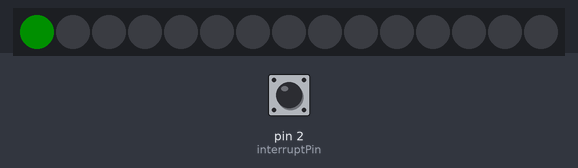
Bench run of a sketch on a simulated Arduino Uno, built with avr-gcc and run on an emulated ATmega328P. Parts: 15 RGB LEDs in strip order, left to right. Inputs (shaded band) come from the test bench; at power-on: pin 2 (interruptPin) HIGH. Dim RGB values are drawn brighter than linear.

Above: at 1.59 s.
At 2.6 s:
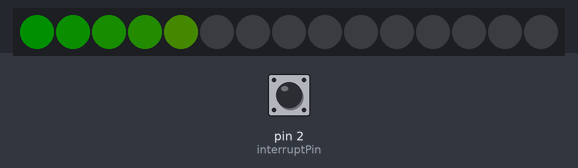
At 3.1 s:
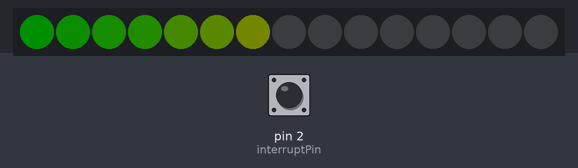
At 5.72 s:
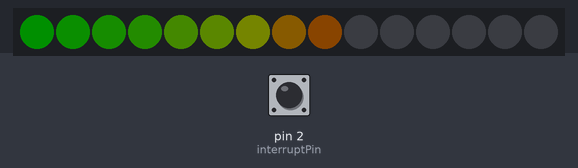
At 11.1 s:
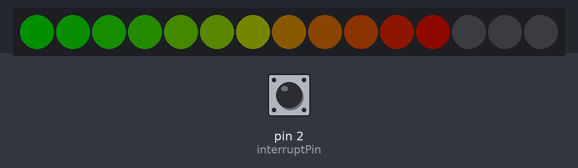
At 16.3 s:
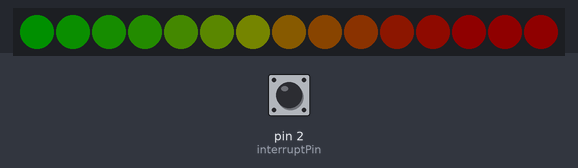

Measured:
- by itself, everything shown: repeats every 15.3 s, in 78 steps
- what the display in image 5 shows lasts 0.6 s, from 16.2 s to 16.8 s

The sketch:

revcounter_v2.ino
```cpp
#include <Adafruit_NeoPixel.h>
#ifdef __AVR__
  #include <avr/power.h>
#endif
#include <avr/io.h>
#define PIN 6

uint8_t wheelArray[15]={85,78,71,64,57,50,43,36,29,22,15,7,0,0,0};
uint32_t colorSet[15];
byte dimFactor=4;
uint8_t whiteVal=100;
uint32_t whiteTriplet;
uint8_t initDelay=50;
signed long loopVal=0;
signed long loopDelay=250000;
uint8_t actRev=0;
uint8_t prevActRev=0;
uint8_t revSim[60]={1,2,3,4,5,6,7,8,9,10,11,12,13,14,15,12,8,9,10,11,12,13,14,15,12,8,9,10,11,12,13,14,15,11,8,9,10,11,12,13,14,15,12,8,9,10,11,12,13,14,15,12,8,9,10,11,12,13,14,15};
bool rising=true;
signed long blinkTime=0;
signed long blinkVal=45000;
const byte interruptPin = 2;

Adafruit_NeoPixel strip = Adafruit_NeoPixel(15, PIN, NEO_GRB + NEO_KHZ800);

void setup()

{
    // This is for Trinket 5V 16MHz, you can remove these three lines if you are not using a Trinket
    //  #if defined (__AVR_ATtiny85__)
    //    if (F_CPU == 16000000) clock_prescale_set(clock_div_1);
    //  #endif
    // End of trinket special code

    //generate the colorSet, uses more memory, but less processing power
  pinMode(interruptPin, INPUT_PULLUP);
  attachInterrupt(digitalPinToInterrupt(interruptPin), ignitionTiming, RISING);

  for(uint8_t i=0;i<15;i++)
  {
      colorSet[i]=dimColor(Wheel(wheelArray[i]));
  }

    whiteTriplet=strip.Color(whiteVal,whiteVal,whiteVal);

    strip.Color(whiteVal,whiteVal,whiteVal);
    strip.begin();
    strip.show(); // Initialize all pixels to 'off'

initScale();

}

void loop()
{
  uint8_t n =0;

  while(n<61){

    if((micros()-loopVal)>loopDelay){

      actRev=revSim[n];

      n++;
      loopVal=micros();

      }

    if(actRev>prevActRev)
    {

      if(prevActRev==11)
      {

        //in case the reset timer has not expired when the transition is made and resetShiftIndicator is not invoked, we reset it here
        strip.setPixelColor(14,0);
        strip.setPixelColor(13,0);
        strip.setPixelColor(12,0);

      }
      strip.setPixelColor(prevActRev,colorSet[prevActRev]);
      strip.show();
      prevActRev++;
      rising=true;

    }
    else if(actRev<prevActRev)
    {

      strip.setPixelColor(prevActRev,0);
      strip.show();
      prevActRev--;
      rising=false;

    }
if(actRev==11&&rising){

    if(((micros()-blinkTime)<blinkVal))
    {

      setShiftIndicator();

    }

      else if((micros()-blinkTime)<2*blinkVal)
    {

      resetShiftIndicator();

    }

      else
    {

      blinkTime=micros();

    }
}

}
}


///useful functions
uint32_t Wheel(byte WheelPos) {
  WheelPos = 255 - WheelPos;
  if(WheelPos < 85) {
    return strip.Color(255 - WheelPos * 3, 0, WheelPos * 3);
  }
  if(WheelPos < 170) {
    WheelPos -= 85;
    return strip.Color(0, WheelPos * 3, 255 - WheelPos * 3);
  }
  WheelPos -= 170;
  return strip.Color(WheelPos * 3, 255 - WheelPos * 3, 0);
}

uint32_t dimColor(uint32_t color)
    {
        uint32_t dimColor = strip.Color(Red(color) >> dimFactor, Green(color) >> dimFactor, Blue(color) >> dimFactor);
        return dimColor;
    }

        // Returns the Red component of a 32-bit color
uint8_t Red(uint32_t color)
    {
        return (color >> 16) & 0xFF;
    }

    // Returns the Green component of a 32-bit color
uint8_t Green(uint32_t color)
    {
        return (color >> 8) & 0xFF;
    }

    // Returns the Blue component of a 32-bit color
uint8_t Blue(uint32_t color)
    {
        return color & 0xFF;
    }


void initScale(){

  strip.setPixelColor(0,whiteTriplet);

  for(uint8_t i=1;i<15;i++)
  {
    strip.setPixelColor(i,whiteTriplet);
    strip.setPixelColor(i-1,colorSet[i-1]);
    strip.show();
    delay(initDelay);
  }

    for(int8_t i=14;i>-1;i--)
  {
    strip.setPixelColor(i,whiteTriplet);
    strip.setPixelColor(i+1,0);
    strip.show();
    delay(initDelay);
  }
//
   strip.setPixelColor(0,0);
   strip.show();

}

void setShiftIndicator()
{

  for(uint8_t k=11;k<15;k++){

  strip.setPixelColor(k,whiteTriplet);

  }
  strip.show();
}

void resetShiftIndicator()
{

  for(uint8_t k=11;k<15;k++){

  strip.setPixelColor(k,0);
  }
  strip.show();
}

void ignitionTiming() {

}
```
